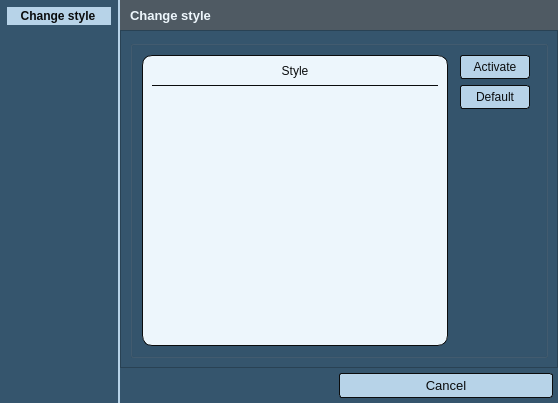
<?xml version="1.0" encoding="UTF-8"?>
<ui version="4.0">
 <class>StyleSelectionDialog</class>
 <widget class="QDialog" name="StyleSelectionDialog">
  <property name="enabled">
   <bool>true</bool>
  </property>
  <property name="geometry">
   <rect>
    <x>0</x>
    <y>0</y>
    <width>558</width>
    <height>403</height>
   </rect>
  </property>
  <property name="sizePolicy">
   <sizepolicy hsizetype="Minimum" vsizetype="Minimum">
    <horstretch>1</horstretch>
    <verstretch>1</verstretch>
   </sizepolicy>
  </property>
  <property name="font">
   <font>
    <family>Segoe UI</family>
    <pointsize>10</pointsize>
    <weight>50</weight>
    <italic>false</italic>
    <bold>false</bold>
   </font>
  </property>
  <property name="windowTitle">
   <string>Style</string>
  </property>
  <property name="windowIcon">
   <iconset>
    <normaloff>:/plugins/GIAP-giap_layout/icons/giap_logo.png</normaloff>:/plugins/GIAP-giap_layout/icons/giap_logo.png</iconset>
  </property>
  <property name="styleSheet">
   <string notr="true">* {
	background-color: rgb(53, 85, 109);
    font: 10pt &quot;Segoe UI&quot;; 
}

QListWidget {
	alternate-background-color:  #e7e7e7;
}
QListWidget:item:selected {
	background: rgb(38, 60, 78);
	color: #EDF6FC;
}

QAbstractItemView
{
	alternate-background-color:  #e7e7e7;
	color:  #0A0C0D;
	border: 1px solid  #1a2936;
	border-radius: 3px;
	padding: 1px;
}

QAbstractItemView:selected
{
	color:  #EDF6FC;
	background-color: rgb(38, 60, 78);
}

QPushButton {
	color: #0A0C0D;
	border: 1px solid #0A0C0D;
	background-color: #b7d3e8;
	border-radius: 3px;
	padding: 4px;
}

QPushButton:hover {

	font-weight: bold;
}
QPushButton:pressed {
   background-color: #5689b0;
   border: 1px solid #6fb1e3;
}

QPushButton:disabled
{
	color: gray;
}

QToolButton {
	color:  #0A0C0D;
}

QPushButton:disabled
{
	color: gray;
}

QHeaderView::section
{
	background-color:  #cfcfcf;
	color:  #0A0C0D;
	padding-left: 4px;
}</string>
  </property>
  <property name="locale">
   <locale language="English" country="UnitedKingdom"/>
  </property>
  <property name="sizeGripEnabled">
   <bool>false</bool>
  </property>
  <layout class="QGridLayout" name="gridLayout">
   <property name="leftMargin">
    <number>0</number>
   </property>
   <property name="topMargin">
    <number>0</number>
   </property>
   <property name="rightMargin">
    <number>0</number>
   </property>
   <property name="bottomMargin">
    <number>0</number>
   </property>
   <property name="spacing">
    <number>0</number>
   </property>
   <item row="1" column="1">
    <widget class="QStackedWidget" name="stackedWidget">
     <property name="font">
      <font>
       <family>Segoe UI</family>
       <pointsize>10</pointsize>
       <weight>50</weight>
       <italic>false</italic>
       <bold>false</bold>
      </font>
     </property>
     <property name="styleSheet">
      <string notr="true"/>
     </property>
     <property name="frameShape">
      <enum>QFrame::NoFrame</enum>
     </property>
     <property name="frameShadow">
      <enum>QFrame::Plain</enum>
     </property>
     <property name="currentIndex">
      <number>0</number>
     </property>
     <widget class="QWidget" name="zakoncz">
      <layout class="QGridLayout" name="gridLayout_9">
       <property name="leftMargin">
        <number>0</number>
       </property>
       <property name="topMargin">
        <number>0</number>
       </property>
       <property name="rightMargin">
        <number>0</number>
       </property>
       <property name="bottomMargin">
        <number>0</number>
       </property>
       <property name="spacing">
        <number>0</number>
       </property>
       <item row="0" column="0">
        <widget class="QFrame" name="frame_18">
         <property name="minimumSize">
          <size>
           <width>200</width>
           <height>30</height>
          </size>
         </property>
         <property name="maximumSize">
          <size>
           <width>16777215</width>
           <height>30</height>
          </size>
         </property>
         <property name="styleSheet">
          <string notr="true">background-color: #4f5a63;</string>
         </property>
         <property name="frameShape">
          <enum>QFrame::NoFrame</enum>
         </property>
         <property name="frameShadow">
          <enum>QFrame::Plain</enum>
         </property>
         <widget class="QLabel" name="title_label_12">
          <property name="geometry">
           <rect>
            <x>10</x>
            <y>0</y>
            <width>231</width>
            <height>30</height>
           </rect>
          </property>
          <property name="font">
           <font>
            <family>Segoe UI</family>
            <pointsize>10</pointsize>
            <weight>75</weight>
            <italic>false</italic>
            <bold>true</bold>
           </font>
          </property>
          <property name="styleSheet">
           <string notr="true">color : #EDF6FC;	font-weight: bold;</string>
          </property>
          <property name="text">
           <string>Change style</string>
          </property>
         </widget>
        </widget>
       </item>
       <item row="1" column="0">
        <widget class="QFrame" name="frame_17">
         <property name="frameShape">
          <enum>QFrame::StyledPanel</enum>
         </property>
         <property name="frameShadow">
          <enum>QFrame::Raised</enum>
         </property>
         <layout class="QGridLayout" name="gridLayout_17">
          <item row="0" column="1">
           <widget class="QGroupBox" name="groupBox_11">
            <property name="title">
             <string/>
            </property>
            <layout class="QHBoxLayout" name="horizontalLayout_2">
             <item>
              <widget class="QFrame" name="frame_2">
               <property name="styleSheet">
                <string notr="true">border: 1px solid #0A0C0D;
border-radius: 10px;
background-color: #EDF6FC;</string>
               </property>
               <property name="frameShape">
                <enum>QFrame::StyledPanel</enum>
               </property>
               <property name="frameShadow">
                <enum>QFrame::Raised</enum>
               </property>
               <layout class="QVBoxLayout" name="verticalLayout_3">
                <property name="topMargin">
                 <number>0</number>
                </property>
                <item>
                 <widget class="QLabel" name="label">
                  <property name="minimumSize">
                   <size>
                    <width>0</width>
                    <height>30</height>
                   </size>
                  </property>
                  <property name="styleSheet">
                   <string notr="true">border-width: 0;
border-radius: 0;
border-bottom: 1px solid #0A0C0D;
color: #0A0C0D;</string>
                  </property>
                  <property name="text">
                   <string>Style</string>
                  </property>
                  <property name="alignment">
                   <set>Qt::AlignCenter</set>
                  </property>
                 </widget>
                </item>
                <item>
                 <widget class="QListWidget" name="listWidget">
                  <property name="styleSheet">
                   <string notr="true">QListWidget {
	border: None;
}</string>
                  </property>
                  <property name="showDropIndicator" stdset="0">
                   <bool>false</bool>
                  </property>
                  <property name="selectionMode">
                   <enum>QAbstractItemView::SingleSelection</enum>
                  </property>
                  <property name="selectionBehavior">
                   <enum>QAbstractItemView::SelectRows</enum>
                  </property>
                 </widget>
                </item>
               </layout>
              </widget>
             </item>
             <item>
              <layout class="QVBoxLayout" name="verticalLayout_2">
               <property name="leftMargin">
                <number>6</number>
               </property>
               <property name="rightMargin">
                <number>6</number>
               </property>
               <item>
                <widget class="QPushButton" name="pushButton_activate">
                 <property name="minimumSize">
                  <size>
                   <width>70</width>
                   <height>0</height>
                  </size>
                 </property>
                 <property name="text">
                  <string>Activate</string>
                 </property>
                </widget>
               </item>
               <item>
                <widget class="QPushButton" name="pushButton_default">
                 <property name="text">
                  <string>Default</string>
                 </property>
                </widget>
               </item>
               <item>
                <spacer name="verticalSpacer">
                 <property name="orientation">
                  <enum>Qt::Vertical</enum>
                 </property>
                 <property name="sizeHint" stdset="0">
                  <size>
                   <width>20</width>
                   <height>40</height>
                  </size>
                 </property>
                </spacer>
               </item>
              </layout>
             </item>
            </layout>
           </widget>
          </item>
         </layout>
        </widget>
       </item>
      </layout>
     </widget>
    </widget>
   </item>
   <item row="2" column="1">
    <layout class="QHBoxLayout" name="horizontalLayout">
     <property name="spacing">
      <number>5</number>
     </property>
     <property name="leftMargin">
      <number>5</number>
     </property>
     <property name="topMargin">
      <number>5</number>
     </property>
     <property name="rightMargin">
      <number>5</number>
     </property>
     <property name="bottomMargin">
      <number>5</number>
     </property>
     <item>
      <spacer name="horizontalSpacer">
       <property name="orientation">
        <enum>Qt::Horizontal</enum>
       </property>
       <property name="sizeHint" stdset="0">
        <size>
         <width>40</width>
         <height>20</height>
        </size>
       </property>
      </spacer>
     </item>
     <item>
      <widget class="QPushButton" name="pushButton_cancel">
       <property name="sizePolicy">
        <sizepolicy hsizetype="Expanding" vsizetype="Fixed">
         <horstretch>0</horstretch>
         <verstretch>0</verstretch>
        </sizepolicy>
       </property>
       <property name="font">
        <font>
         <family>Segoe UI</family>
         <pointsize>10</pointsize>
         <weight>50</weight>
         <italic>false</italic>
         <bold>false</bold>
        </font>
       </property>
       <property name="text">
        <string>Cancel</string>
       </property>
      </widget>
     </item>
    </layout>
   </item>
   <item row="0" column="0" rowspan="3">
    <widget class="QFrame" name="frame">
     <property name="minimumSize">
      <size>
       <width>120</width>
       <height>0</height>
      </size>
     </property>
     <property name="font">
      <font>
       <family>Segoe UI</family>
       <pointsize>10</pointsize>
       <weight>50</weight>
       <italic>false</italic>
       <bold>false</bold>
      </font>
     </property>
     <property name="styleSheet">
      <string notr="true">border-right: 2px solid #b7d3e8;
padding: 2px;</string>
     </property>
     <layout class="QVBoxLayout" name="verticalLayout">
      <property name="spacing">
       <number>20</number>
      </property>
      <property name="leftMargin">
       <number>5</number>
      </property>
      <property name="topMargin">
       <number>5</number>
      </property>
      <property name="rightMargin">
       <number>5</number>
      </property>
      <property name="bottomMargin">
       <number>5</number>
      </property>
      <item>
       <widget class="QLabel" name="label_3">
        <property name="styleSheet">
         <string notr="true">   background-color: #b7d3e8;
   color: #0A0C0D;
   font: 10pt &quot;Segoe UI&quot;; 
   font-weight: bold;
</string>
        </property>
        <property name="text">
         <string>Change style</string>
        </property>
        <property name="alignment">
         <set>Qt::AlignCenter</set>
        </property>
       </widget>
      </item>
      <item>
       <spacer name="verticalSpacer_3">
        <property name="orientation">
         <enum>Qt::Vertical</enum>
        </property>
        <property name="sizeHint" stdset="0">
         <size>
          <width>20</width>
          <height>40</height>
         </size>
        </property>
       </spacer>
      </item>
     </layout>
     <zorder>verticalSpacer_3</zorder>
     <zorder>label_3</zorder>
    </widget>
   </item>
  </layout>
 </widget>
 <resources/>
 <connections>
  <connection>
   <sender>pushButton_cancel</sender>
   <signal>clicked()</signal>
   <receiver>StyleSelectionDialog</receiver>
   <slot>reject()</slot>
   <hints>
    <hint type="sourcelabel">
     <x>710</x>
     <y>419</y>
    </hint>
    <hint type="destinationlabel">
     <x>461</x>
     <y>408</y>
    </hint>
   </hints>
  </connection>
 </connections>
</ui>
